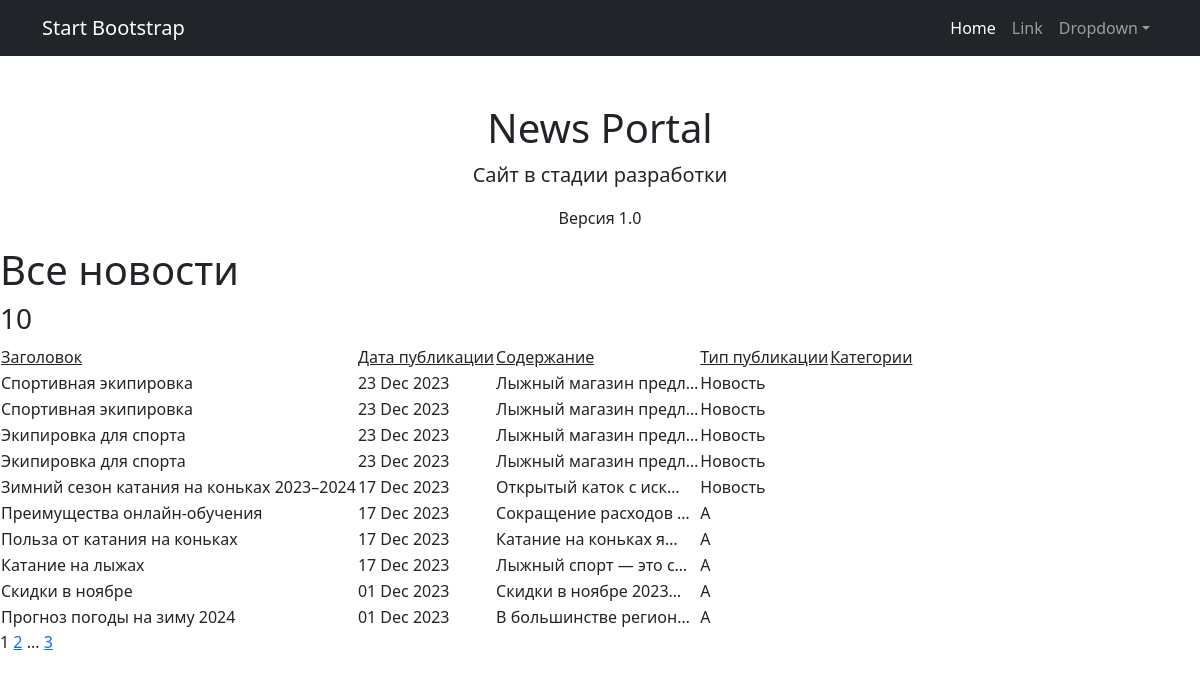
Page /news/ on the committed database.
### news/models.py (models this page shows, shortened)
class Post(models.Model):
    user = models.ForeignKey(Author, on_delete=models.CASCADE, related_name="post")
    A = "article"
    N = "news"
    choices = ((A, "Статья"), (N, "Новость"))
    choice_field = models.CharField(max_length=7, choices=choices, default="news")
    creation_date = models.DateTimeField(auto_now_add=True)
    categories = models.ManyToManyField(Category, through="PostCategory")
    header = models.CharField(max_length=255, default="Default value")
    text = models.TextField()
    rating = models.IntegerField(default=0)

### news/views.py (the view)
# urls.py: path('', cache_page(60*1)(PostList.as_view()), name='post_list'),
class PostList(ListView):
    model=Post
    ordering='-creation_date'
    template_name='posts.html'
    context_object_name ='posts'
    paginate_by = 10
    def get_template_names(self):
        if self.request.path =='/news/':
            self.template_name='posts.html'
        elif self.request.path == '/news/search/':
            self.template_name = 'search.html'
        return self.template_name
    def get_queryset(self):
        queryset = super().get_queryset()
        self.filterset = PostFilter(self.request.GET, queryset)
        return self.filterset.qs
    def get_context_data(self, **kwargs):
        context = super().get_context_data(**kwargs)
        context['filterset'] = self.filterset
        return context

### news/templatetags/custom_filters.py (called while the page is built)
@register.filter()
def censor(value):
    if type(value) != str:
        raise ValueError("Фильтр цензурирования применяется только к переменным строкового типа")
    for word in censor_list:
        value = value.replace(word[1:], '*' * len(word[1:]))
    return value

### templates/posts.html (shortened to what this page needs)
{%extends 'default.html'%}
{% load custom_filters %}
{% load cache %}
{% block content %}
    <h1>Все новости</h1>
    <h3>{{ posts|length}}</h3>
    <table>
        <tr>
            <td><u>Заголовок</u></td>
            <td><u>Дата публикации</u></td>
            <td><u>Содержание</u></td>
            <td><u>Тип публикации</u></td>
            <td><u>Категории</u></td>
        </tr>
        {% for post in posts %}
        <tr>
            <td>{{ post.header|censor  }}</td>
            <td>{{ post.creation_date|date:'d M Y' }}</td>
            <td>{{ post.text|truncatechars:21|censor  }}</td>
            <td>{{ post.get_choice_field_display }}</td>
        </tr>
        {% endfor %}
    </table>
   {{ page_obj.number }}
   {% if page_obj.has_next %}
       <a href="?page={{ page_obj.next_page_number }}">{{ page_obj.next_page_number }}</a>
       {% if paginator.num_pages != page_obj.next_page_number %}
           ...
           <a href="?page={{ page_obj.paginator.num_pages }}">{{ page_obj.paginator.num_pages }}</a>
       {% endif %}
   {% endif %}
    {% endblock content %}

### rows in the picture
Post: header|censor "Спортивная экипировка", creation_date "23 Dec 2023", text|censor "Лыжный магазин предл…", choice_field "Новость"
Post: header|censor "Спортивная экипировка", creation_date "23 Dec 2023", text|censor "Лыжный магазин предл…", choice_field "Новость"
Post: header|censor "Экипировка для спорта", creation_date "23 Dec 2023", text|censor "Лыжный магазин предл…", choice_field "Новость"
Post: header|censor "Экипировка для спорта", creation_date "23 Dec 2023", text|censor "Лыжный магазин предл…", choice_field "Новость"
Post: header|censor "Зимний сезон катания на коньках 2023–2024", creation_date "17 Dec 2023", text|censor "Открытый каток с иск…", choice_field "Новость"
Post: header|censor "Преимущества онлайн-обучения", creation_date "17 Dec 2023", text|censor "Сокращение расходов …", choice_field "A"
Post: header|censor "Польза от катания на коньках", creation_date "17 Dec 2023", text|censor "Катание на коньках я…", choice_field "A"
Post: header|censor "Катание на лыжах", creation_date "17 Dec 2023", text|censor "Лыжный спорт — это с…", choice_field "A"
Post: header|censor "Скидки в ноябре", creation_date "01 Dec 2023", text|censor "Скидки в ноябре 2023…", choice_field "A"
Post: header|censor "Прогноз погоды на зиму 2024", creation_date "01 Dec 2023", text|censor "В большинстве регион…", choice_field "A"

### other values in the picture
{{ posts|length }} "10"
{{ page_obj.number }} "1"
{{ page_obj.next_page_number }} "2"
{{ page_obj.paginator.num_pages }} "3"
